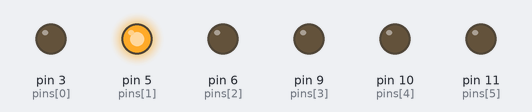
This sketch was run on a simulated Arduino Uno, built with avr-gcc and run on an emulated ATmega328P. On the bench: output pins drawn as LEDs (lit = HIGH).

Above: at 0.07 s.
At 0.52 s:
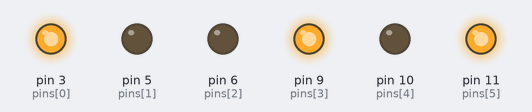
At 0.92 s:
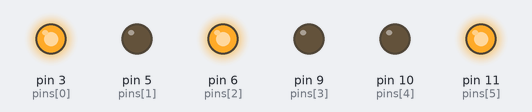
At 1.82 s:
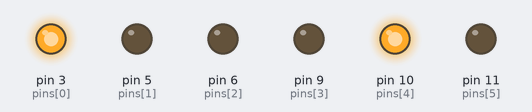
At 2.62 s:
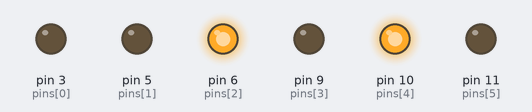
At 3.63 s:
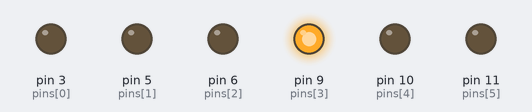
Timing chart, 0 to 3.9 s (numbered marks = the images above):
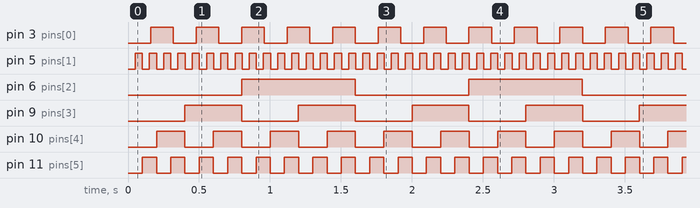

The sketch:

Without_Delay.ino
```cpp
const int NUMBER_OF_PINS = 6;

long* micArr = new long[NUMBER_OF_PINS];
long* intArr = new long[NUMBER_OF_PINS];
int* led = new int[NUMBER_OF_PINS];
int pins[NUMBER_OF_PINS] = {3, 5, 6, 9, 10, 11};

void setup() {
  for (int i = 0; i < NUMBER_OF_PINS; ++i) {
    micArr[i] = 0;
    led[i] = LOW;
    pinMode(pins[i], OUTPUT);
  }

  intArr[0] = 160000;
  intArr[1] = 50000;
  intArr[2] = 800000;
  intArr[3] = 400000;
  intArr[4] = 200000;
  intArr[5] = 100000;
}

void loop() {
  unsigned long micros_val = micros();

  for (int i = 0; i< 6; i++){
    if (micros_val - micArr[i] >= intArr[i]) {
    micArr[i] = micros_val;

    if (led[i] == LOW) {
      led[i] = HIGH;
    }
    else {
      led[i] = LOW;
    }

    digitalWrite(pins[i], led[i]);
  }
  }


}
```

Measured:
- by itself, pin 3 (pins[0]): alternates HIGH for 0.16 s and LOW for 0.16 s
- by itself, pin 5 (pins[1]): alternates HIGH for 0.05 s and LOW for 0.05 s
- by itself, pin 6 (pins[2]): alternates HIGH for 0.80 s and LOW for 0.80 s
- by itself, pin 9 (pins[3]): alternates HIGH for 0.40 s and LOW for 0.40 s
- by itself, pin 10 (pins[4]): alternates HIGH for 0.20 s and LOW for 0.20 s
- by itself, pin 11 (pins[5]): alternates HIGH for 0.10 s and LOW for 0.10 s
